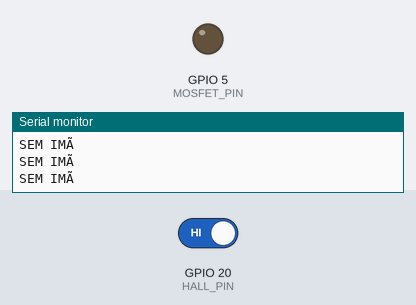
This sketch was run on a simulated ESP32. Shown: output pins drawn as LEDs (lit = HIGH), the last lines printed to the serial monitor. Inputs (shaded band) come from the test bench; at power-on: GPIO 20 (HALL_PIN) HIGH.

Above: at 1.2 s.
1.3 s: GPIO 20 (HALL_PIN) driven LOW
At 1.49 s:
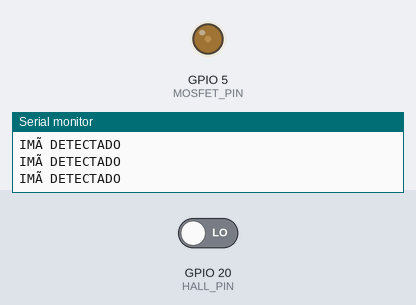
At 3.4 s:
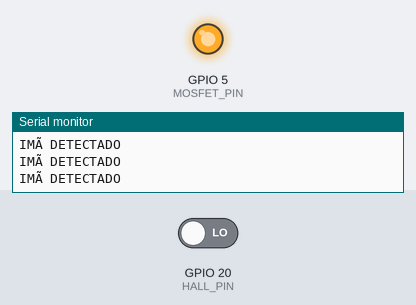
Timing chart, 0 to 4.9 s (numbered marks = the images above; inputs shaded):
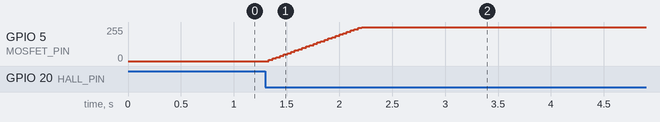

Measured:
- after the input at 1.3 s, GPIO 5 (MOSFET_PIN): moves from 0/255 to 255/255 over 0.88 s, starting at once

The sketch:

CodLuvas.ino
```cpp
#define MOSFET_PIN 5
#define HALL_PIN 20

int brilho = 0;

void setup() {
  Serial.begin(115200);

  // Configura PWM no MOSFET
  ledcAttach(MOSFET_PIN, 5000, 8);

  // Configura sensor Hall (A3144 com pull-up externo)
  pinMode(HALL_PIN, INPUT);

  Serial.println("Sistema iniciado");
}

void loop() {

  int estado = digitalRead(HALL_PIN);

  // DEBUG (opcional)
  if (estado == LOW) {
    Serial.println("IMÃ DETECTADO");
  } else {
    Serial.println("SEM IMÃ");
  }

  // 🟢 Ímã presente → FADE IN
  if (estado == LOW) {
    if (brilho < 255) {
      brilho += 10;
      if (brilho > 255) brilho = 255;
    }

  }
  // 🔴 Ímã ausente → FADE OUT
  else {
    if (brilho > 0) {
      brilho -= 5;
      if (brilho < 0) brilho = 0;
    }
  }

  // Aplica brilho no LED (via MOSFET)
  ledcWrite(MOSFET_PIN, brilho);

  delay(35);
}
```
